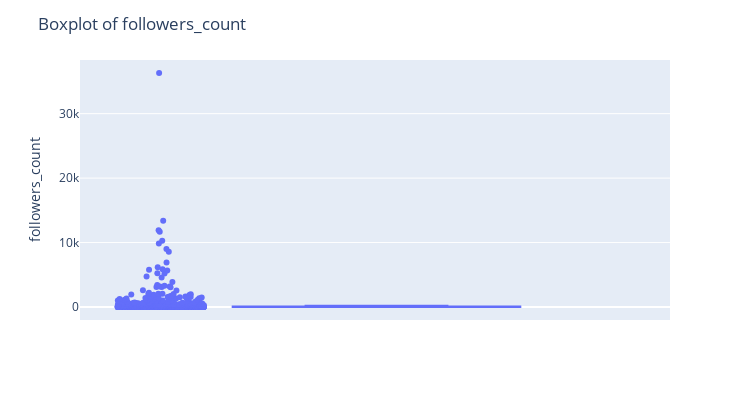
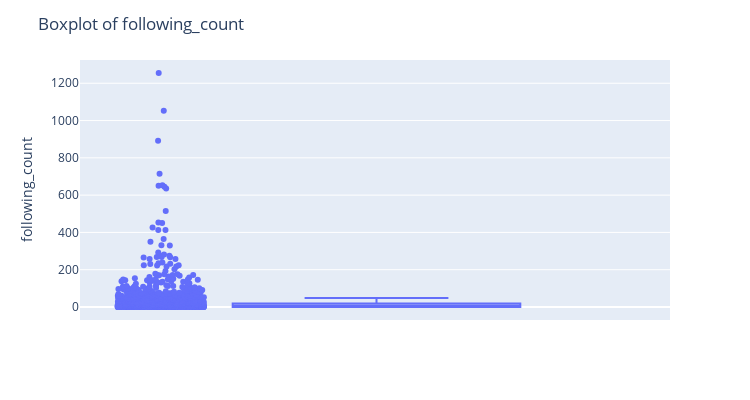
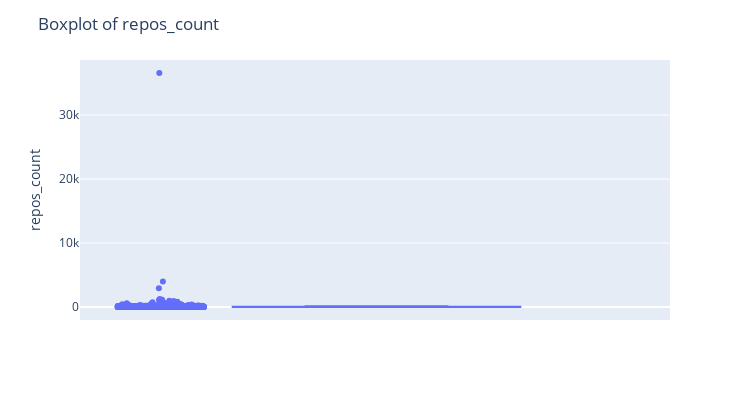
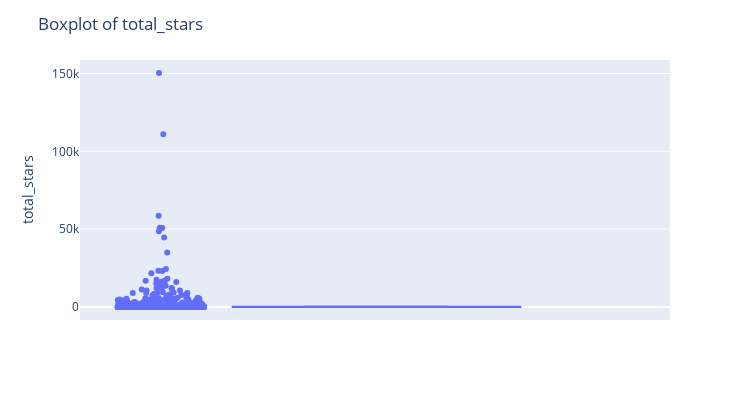

The code cell stored with these charts, in order, in its notebook:
### Code cell
# plot boxplot
for col in numeric_cols:
    fig = px.box(df, y=col, hover_data=[col], points="all", notched=True)
    fig.update_layout(height=400, width=750, title_text=f'Boxplot of {col}')
    fig.show()

### Figure 1 — Plotly figure (JSON) as saved in the notebook; plotly's stock layout.template omitted (floating-point values rounded to 4 significant figures; data arrays with more than 128 entries replaced by an {"elided": "..."} marker saying what was removed)
{"data": [{"alignmentgroup": "True", "boxpoints": "all", "customdata": {"elided": "1585x1 int values"}, "hovertemplate": "followers_count=%{customdata[0]}<extra></extra>", "legendgroup": "", "marker": {"color": "#636efa"}, "name": "", "notched": true, "offsetgroup": "", "orientation": "v", "showlegend": false, "type": "box", "x0": " ", "xaxis": "x", "y": {"elided": "1585 int values"}, "y0": " ", "yaxis": "y"}], "layout": {"boxmode": "group", "height": 400, "legend": {"tracegroupgap": 0}, "margin": {"t": 60}, "title": {"text": "Boxplot of followers_count"}, "width": 750, "xaxis": {"anchor": "y", "domain": [0, 1]}, "yaxis": {"anchor": "x", "domain": [0, 1], "title": {"text": "followers_count"}}}}

### Figure 2 — Plotly figure (JSON) as saved in the notebook; plotly's stock layout.template omitted (floating-point values rounded to 4 significant figures; data arrays with more than 128 entries replaced by an {"elided": "..."} marker saying what was removed)
{"data": [{"alignmentgroup": "True", "boxpoints": "all", "customdata": {"elided": "1585x1 int values"}, "hovertemplate": "following_count=%{customdata[0]}<extra></extra>", "legendgroup": "", "marker": {"color": "#636efa"}, "name": "", "notched": true, "offsetgroup": "", "orientation": "v", "showlegend": false, "type": "box", "x0": " ", "xaxis": "x", "y": {"elided": "1585 int values"}, "y0": " ", "yaxis": "y"}], "layout": {"boxmode": "group", "height": 400, "legend": {"tracegroupgap": 0}, "margin": {"t": 60}, "title": {"text": "Boxplot of following_count"}, "width": 750, "xaxis": {"anchor": "y", "domain": [0, 1]}, "yaxis": {"anchor": "x", "domain": [0, 1], "title": {"text": "following_count"}}}}

### Figure 3 — Plotly figure (JSON) as saved in the notebook; plotly's stock layout.template omitted (floating-point values rounded to 4 significant figures; data arrays with more than 128 entries replaced by an {"elided": "..."} marker saying what was removed)
{"data": [{"alignmentgroup": "True", "boxpoints": "all", "customdata": {"elided": "1585x1 int values"}, "hovertemplate": "repos_count=%{customdata[0]}<extra></extra>", "legendgroup": "", "marker": {"color": "#636efa"}, "name": "", "notched": true, "offsetgroup": "", "orientation": "v", "showlegend": false, "type": "box", "x0": " ", "xaxis": "x", "y": {"elided": "1585 int values"}, "y0": " ", "yaxis": "y"}], "layout": {"boxmode": "group", "height": 400, "legend": {"tracegroupgap": 0}, "margin": {"t": 60}, "title": {"text": "Boxplot of repos_count"}, "width": 750, "xaxis": {"anchor": "y", "domain": [0, 1]}, "yaxis": {"anchor": "x", "domain": [0, 1], "title": {"text": "repos_count"}}}}

### Figure 4 — Plotly figure (JSON) as saved in the notebook; plotly's stock layout.template omitted (floating-point values rounded to 4 significant figures; data arrays with more than 128 entries replaced by an {"elided": "..."} marker saying what was removed)
{"data": [{"alignmentgroup": "True", "boxpoints": "all", "customdata": {"elided": "1585x1 int values"}, "hovertemplate": "total_stars=%{customdata[0]}<extra></extra>", "legendgroup": "", "marker": {"color": "#636efa"}, "name": "", "notched": true, "offsetgroup": "", "orientation": "v", "showlegend": false, "type": "box", "x0": " ", "xaxis": "x", "y": {"elided": "1585 int values"}, "y0": " ", "yaxis": "y"}], "layout": {"boxmode": "group", "height": 400, "legend": {"tracegroupgap": 0}, "margin": {"t": 60}, "title": {"text": "Boxplot of total_stars"}, "width": 750, "xaxis": {"anchor": "y", "domain": [0, 1]}, "yaxis": {"anchor": "x", "domain": [0, 1], "title": {"text": "total_stars"}}}}
